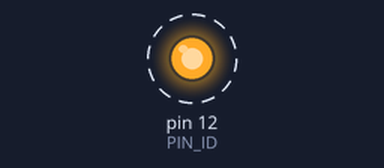
The sketch below on a simulated Arduino Uno, built with avr-gcc and run on an emulated ATmega328P. On the bench: output pins drawn as LEDs (lit = HIGH). Dashed ring = blinking.

Above: at 0.03 s.
Timing chart, 0 to 3.0 s (numbered marks = the images above):
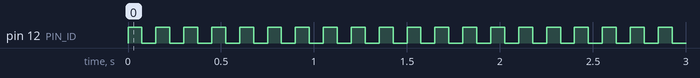

Measured:
- by itself, pin 12 (PIN_ID): alternates HIGH for 0.08 s and LOW for 0.08 s

The sketch:

flashing_led.ino
```cpp
/**
 * This sketch controls a signle LED
 */

#define PIN_ID 12
int time_delay = 75;
void setup() {

  //we need to set the mode before using any
  //of the pins
  pinMode(PIN_ID,OUTPUT);

}

void loop() {
  digitalWrite(PIN_ID,HIGH);
  delay(time_delay);
  digitalWrite(PIN_ID, LOW);
  delay(time_delay);

}
```
